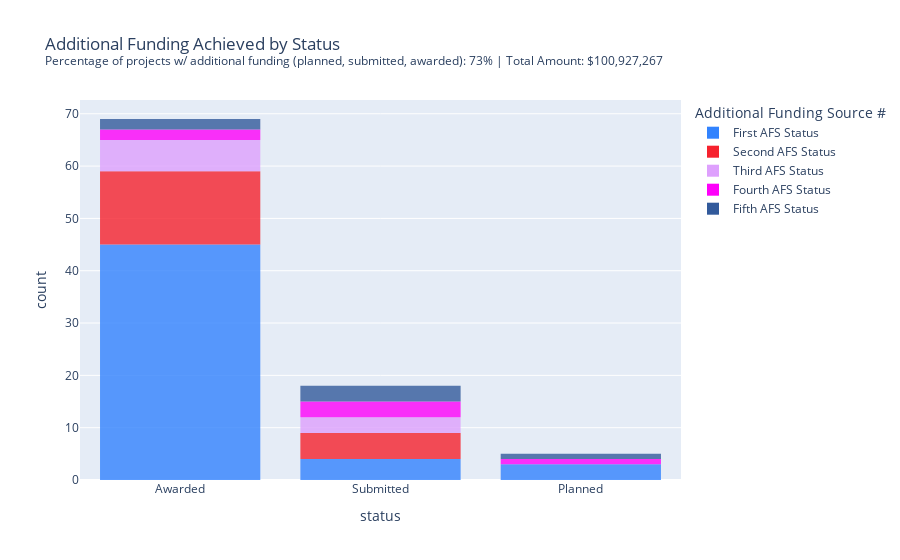

The notebook cell this image was saved under:
### Code cell
# Plot distribution 

# How many additional funding sources have you planned, submitted, or been awarded (directly or indirectly) as a result of this Padres Pedal the Cause support? (e.g., grants of any type, awards, philanthropy, etc.)?

afs_status_fig = px.histogram(afs_status, \
    title='Additional Funding Achieved by Status<br><sup>Percentage of projects w/ additional funding (planned, submitted, awarded): 73% | Total Amount: $100,927,267</sup>',
    color_discrete_sequence=[blue, red]+ px.colors.qualitative.Alphabet[11:],
    opacity=0.80,
    labels={'value': 'status', 'variable': 'Additional Funding Source #'})
afs_status_fig

### Figure 1 — Plotly figure (JSON) as saved in the notebook; plotly's stock layout.template omitted (floating-point values rounded to 4 significant figures)
{"data": [{"alignmentgroup": "True", "bingroup": "x", "hovertemplate": "Additional Funding Source #=First AFS Status<br>status=%{x}<br>count=%{y}<extra></extra>", "legendgroup": "First AFS Status", "marker": {"color": "#3283FE", "opacity": 0.8, "pattern": {"shape": ""}}, "name": "First AFS Status", "offsetgroup": "First AFS Status", "orientation": "v", "showlegend": true, "type": "histogram", "x": ["Awarded", "Awarded", "Awarded", "Submitted", "Awarded", null, "Awarded", "Awarded", null, null, null, "Awarded", null, null, "Awarded", "Awarded", "Planned", "Awarded", null, null, "Awarded", "Awarded", null, "Submitted", "Awarded", null, "Awarded", "Awarded", null, null, null, "Awarded", "Awarded", "Awarded", null, "Awarded", "Awarded", null, "Awarded", "Awarded", "Awarded", "Awarded", "Awarded", null, "Awarded", null, "Awarded", "Awarded", "Awarded", null, null, null, "Planned", "Awarded", null, null, null, null, null, null, "Awarded", null, "Awarded", "Awarded", null, "Awarded", "Awarded", "Awarded", null, null, null, null, null, "Awarded", "Awarded", "Awarded", null, null, null, null, null, null, null, null, "Awarded", "Planned", "Awarded", "Submitted", "Awarded", null, null, "Submitted", "Awarded", "Awarded", null, null, null, null, null, null, "Awarded", null], "xaxis": "x", "yaxis": "y"}, {"alignmentgroup": "True", "bingroup": "x", "hovertemplate": "Additional Funding Source #=Second AFS Status<br>status=%{x}<br>count=%{y}<extra></extra>", "legendgroup": "Second AFS Status", "marker": {"color": "#F6222E", "opacity": 0.8, "pattern": {"shape": ""}}, "name": "Second AFS Status", "offsetgroup": "Second AFS Status", "orientation": "v", "showlegend": true, "type": "histogram", "x": [null, "Awarded", null, null, null, null, null, null, null, null, null, null, null, null, "Submitted", "Awarded", null, null, null, null, null, "Submitted", null, "Submitted", "Awarded", null, "Awarded", null, null, null, null, "Submitted", null, null, null, "Awarded", null, null, "Submitted", null, "Awarded", "Awarded", "Awarded", null, "Awarded", null, "Awarded", null, "Awarded", null, null, null, null, null, null, null, null, null, null, null, null, null, null, null, null, null, null, null, null, null, null, null, null, null, null, null, null, null, null, null, null, null, null, null, null, null, null, null, null, null, null, null, "Awarded", "Awarded", null, null, null, null, null, null, "Awarded", null], "xaxis": "x", "yaxis": "y"}, {"alignmentgroup": "True", "bingroup": "x", "hovertemplate": "Additional Funding Source #=Third AFS Status<br>status=%{x}<br>count=%{y}<extra></extra>", "legendgroup": "Third AFS Status", "marker": {"color": "#DEA0FD", "opacity": 0.8, "pattern": {"shape": ""}}, "name": "Third AFS Status", "offsetgroup": "Third AFS Status", "orientation": "v", "showlegend": true, "type": "histogram", "x": [null, "Submitted", null, null, null, null, null, null, null, null, null, null, null, null, "Submitted", "Awarded", null, null, null, null, null, null, null, "Submitted", null, null, null, null, null, null, null, "Awarded", null, null, null, null, null, null, null, null, null, "Awarded", null, null, "Awarded", null, null, null, "Awarded", null, null, null, null, null, null, null, null, null, null, null, null, null, null, null, null, null, null, null, null, null, null, null, null, null, null, null, null, null, null, null, null, null, null, null, null, null, null, null, null, null, null, null, null, null, null, null, null, null, null, null, "Awarded", null], "xaxis": "x", "yaxis": "y"}, {"alignmentgroup": "True", "bingroup": "x", "hovertemplate": "Additional Funding Source #=Fourth AFS Status<br>status=%{x}<br>count=%{y}<extra></extra>", "legendgroup": "Fourth AFS Status", "marker": {"color": "#FE00FA", "opacity": 0.8, "pattern": {"shape": ""}}, "name": "Fourth AFS Status", "offsetgroup": "Fourth AFS Status", "orientation": "v", "showlegend": true, "type": "histogram", "x": [null, "Submitted", null, null, null, null, null, null, null, null, null, null, null, null, "Planned", null, null, null, null, null, null, null, null, "Submitted", null, null, null, null, null, null, null, "Awarded", null, null, null, null, null, null, null, null, null, null, null, null, null, null, null, null, "Awarded", null, null, null, null, null, null, null, null, null, null, null, null, null, null, null, null, null, null, null, null, null, null, null, null, null, null, null, null, null, null, null, null, null, null, null, null, null, null, null, null, null, null, null, null, null, null, null, null, null, null, null, "Submitted", null], "xaxis": "x", "yaxis": "y"}, {"alignmentgroup": "True", "bingroup": "x", "hovertemplate": "Additional Funding Source #=Fifth AFS Status<br>status=%{x}<br>count=%{y}<extra></extra>", "legendgroup": "Fifth AFS Status", "marker": {"color": "#325A9B", "opacity": 0.8, "pattern": {"shape": ""}}, "name": "Fifth AFS Status", "offsetgroup": "Fifth AFS Status", "orientation": "v", "showlegend": true, "type": "histogram", "x": [null, "Submitted", null, null, null, null, null, null, null, null, null, null, null, null, "Submitted", null, null, null, null, null, null, null, null, "Planned", null, null, null, null, null, null, null, "Awarded", null, null, null, null, null, null, null, null, null, null, null, null, null, null, null, null, "Awarded", null, null, null, null, null, null, null, null, null, null, null, null, null, null, null, null, null, null, null, null, null, null, null, null, null, null, null, null, null, null, null, null, null, null, null, null, null, null, null, null, null, null, null, null, null, null, null, null, null, null, null, "Submitted", null], "xaxis": "x", "yaxis": "y"}], "layout": {"barmode": "relative", "legend": {"title": {"text": "Additional Funding Source #"}, "tracegroupgap": 0}, "title": {"text": "Additional Funding Achieved by Status<br><sup>Percentage of projects w/ additional funding (planned, submitted, awarded): 73% | Total Amount: $100,927,267</sup>"}, "xaxis": {"anchor": "y", "domain": [0, 1], "title": {"text": "status"}}, "yaxis": {"anchor": "x", "domain": [0, 1], "title": {"text": "count"}}}}
